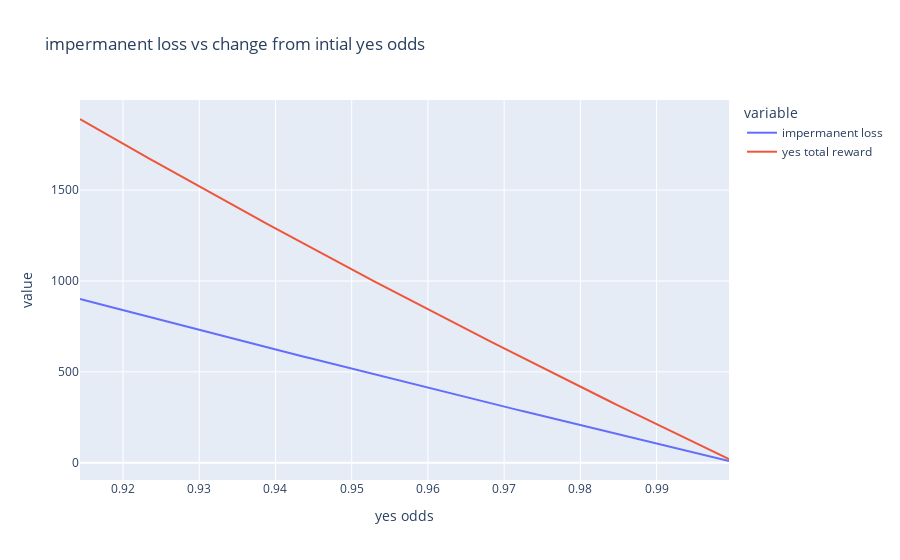

Source (notebook cell):
### Code cell
cpmm = CPMM()
initial_liquidity = 10000
amount = 10
cpmm.create_event(initial_liquidity)

# print(cpmm.buy_token(1, amount))
# print(cpmm.calc_payout())
# print(min(cpmm.lp_yes, cpmm.lp_no))
# print(cpmm.calc_outstanding_token())
# print((cpmm.lp_yes/cpmm.lp_no))

vals = []
yes_total_reward = 0
for i in range(1, 100):
    slippage = cpmm.calc_slippage(1, amount)
    yes_reward = cpmm.buy_token(1, amount)[1]
    yes_total_reward += yes_reward
    vals.append([yes_reward, yes_reward / 2 / amount, i * amount, yes_total_reward, (yes_total_reward / 2) / (i * amount), slippage, cpmm.calc_payout(),   
    cpmm.calc_impermanent_loss(),
    cpmm.calc_outstanding_token()[1]])

df = pd.DataFrame(data=vals, columns=["yes reward", "yes odds", "yes stake", "yes total reward", "total odds", "slippage", "total reward", "impermanent loss", "outstanding token"])
fig = px.line(df, x="yes odds", y=["impermanent loss", "yes total reward"], title='impermanent loss vs change from intial yes odds')
display(fig.show())
display(df)
